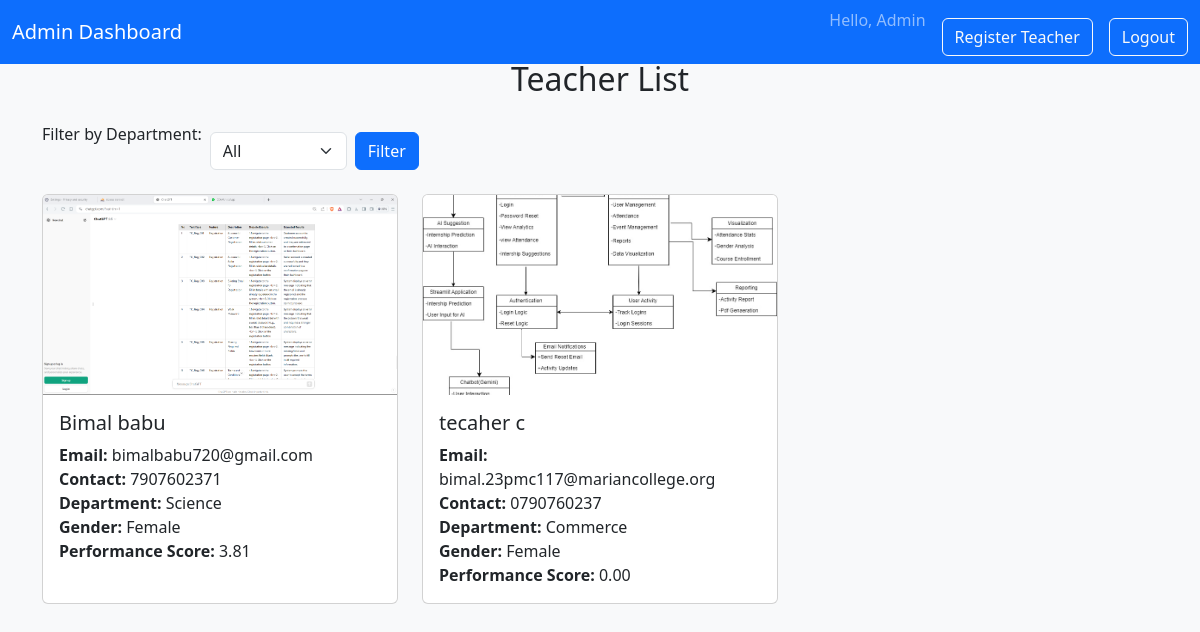
Screenshot of /teachers/ with the database file from the repository.
### school_app/models.py (models this page shows, shortened)
class Teacher(models.Model):
    GENDER_CHOICES = (
        ('M', 'Male'),
        ('F', 'Female'),
        ('O', 'Other'),
    )
    DEPARTMENT_CHOICES = (
        ('science', 'Science'),
        ('commerce', 'Commerce'),
        ('humanities', 'Humanities'),
    )
    teacher_id = models.CharField(max_length=10, unique=True, blank=True, editable=False, primary_key=True)
    user = models.OneToOneField(User, on_delete=models.CASCADE)
    name = models.CharField(max_length=200, validators=[
        MinLengthValidator(2),
        RegexValidator(regex=NAME_REGEX, message='Enter a valid name with alphabets and spaces only')
    ])
    email = models.EmailField(max_length=254, validators=[EmailValidator()])
    contact_number = models.CharField(max_length=15, validators=[
        MinLengthValidator(10),
        RegexValidator(regex=PHONE_REGEX, message='Enter a valid 10-digit phone number')
    ])
    gender = models.CharField(max_length=1, choices=GENDER_CHOICES)
    department = models.CharField(max_length=10, choices=DEPARTMENT_CHOICES)
    hire_date = models.DateField()
    profile_picture = models.ImageField(upload_to='teachers/images/', null=True, blank=True)

### school_app/views.py (the view)
# urls.py: path('teachers/', teacher_list, name='teacher_list'),
def teacher_list(request):
    department = request.GET.get('department')
    if department:
        teachers = Teacher.objects.filter(department=department)
    else:
        teachers = Teacher.objects.all()
    teacher_scores = []
    for teacher in teachers:
        feedbacks = TeacherFeedback.objects.filter(teacher=teacher)
        if feedbacks:
            total_performance_score = 0
            total_positive_sentiment = 0
            total_improvement_sentiment = 0
            total_additional_comments_sentiment = 0
            feedback_count = len(feedbacks)
            for feedback in feedbacks:
                total_performance_score += (
                    feedback.teaching_effectiveness +
                    feedback.clarity_of_explanation +
                    feedback.engagement +
                    feedback.punctuality_time_management +
                    feedback.interaction_with_students +
                    feedback.feedback_support +
                    feedback.classroom_management +
                    feedback.teaching_aids_technology
                )
                total_positive_sentiment += analyze_sentiment(feedback.positive_feedback) if feedback.positive_feedback else 0
                total_improvement_sentiment += analyze_sentiment(feedback.areas_for_improvement) if feedback.areas_for_improvement else 0
                total_additional_comments_sentiment += analyze_sentiment(feedback.additional_comments) if feedback.additional_comments else 0
            avg_performance_score = total_performance_score / (feedback_count * 8)  # Average score out of 10
            composite_sentiment_score = (
                (total_positive_sentiment + total_improvement_sentiment + total_additional_comments_sentiment) / (feedback_count * 3)  # Average sentiment score
            )
            teacher_scores.append({
                'teacher': teacher,
                'avg_performance_score': avg_performance_score,
                'composite_sentiment_score': composite_sentiment_score
            })
        else:
            teacher_scores.append({
                'teacher': teacher,
                'avg_performance_score': 0,
                'composite_sentiment_score': 0
            })
    context = {
        'teacher_scores': teacher_scores,
        'department_choices': Teacher.DEPARTMENT_CHOICES
    }
    return render(request, 'teacher_list.html', context)

### school_app/views.py (called while the page is built)
def analyze_sentiment(text):
    if not text:
        return 0
    sia = SentimentIntensityAnalyzer()
    sentiment_score = sia.polarity_scores(text)['compound']
    return sentiment_score

### templates/teacher_list.html (shortened to what this page needs)
{% load static %}
<!DOCTYPE html>
<html lang="en">
<head>
    <link href="https://cdn.jsdelivr.net/npm/bootstrap@5.3.0/dist/css/bootstrap.min.css" rel="stylesheet">
</head>
<body>
    <nav class="navbar navbar-expand-lg navbar-dark bg-primary fixed-top">
        <div class="container-fluid">
            <a class="navbar-brand" href="{% url 'upload' %}">Admin Dashboard</a>
            <div class="collapse navbar-collapse" id="navbarNav">
                <ul class="navbar-nav ms-auto">
                    <li class="nav-item">
                        <span class="navbar-text me-3">Hello, Admin</span>
                    </li>
                    <li class="nav-item">
                        <a class="btn btn-outline-light me-3" href="{% url 'register_teacher' %}">Register Teacher</a>
                    </li>
                    <li class="nav-item">
                        <a class="btn btn-outline-light" href="{% url 'logout' %}">Logout</a>
                    </li>
                </ul>
            </div>
        </div>
    </nav>
    <div class="container">
        <h2 class="text-center mb-4">Teacher List</h2>
        <form class="d-flex mb-4" method="get" action="">
            <label for="department" class="form-label me-2">Filter by Department:</label>
            <select name="department" id="department" class="form-select me-2" style="width: auto;">
                <option value="">All</option>
            </select>
            <button type="submit" class="btn btn-primary">Filter</button>
        </form>
        <div class="row">
            {% for teacher_score in teacher_scores %}
                <div class="col-md-4 mb-4">
                    <div class="card teacher-card h-100">
                        {% if teacher_score.teacher.profile_picture %}
                            <img src="{{ teacher_score.teacher.profile_picture.url }}" class="card-img-top" alt="{{ teacher_score.teacher.name }}" style="height: 200px; object-fit: cover;">
                        {% else %}
                            <img src="{% static 'images/default-profile.png' %}" class="card-img-top" alt="Default Profile" style="height: 200px; object-fit: cover;">
                        {% endif %}
                        <div class="card-body">
                            <h5 class="card-title">{{ teacher_score.teacher.name }}</h5>
                            <p class="card-text">
                                <strong>Email:</strong> {{ teacher_score.teacher.email }}<br>
                                <strong>Contact:</strong> {{ teacher_score.teacher.contact_number }}<br>
                                <strong>Department:</strong> {{ teacher_score.teacher.get_department_display }}<br>
                                <strong>Gender:</strong> {{ teacher_score.teacher.get_gender_display }}<br>
                                <strong>Performance Score:</strong> {{ teacher_score.avg_performance_score|floatformat:2 }}<br>
                            </p>
                        </div>
                    </div>
                </div>
            {% empty %}
                <p class="text-center">No teachers found.</p>
            {% endfor %}
        </div>
    </div>
</body>
</html>

### templates/teacher_list.html (style rules this page uses)
body { background-color: #f8f9fa; padding-top: 60px; }
.teacher-card { transition: transform 0.3s, box-shadow 0.3s; }
.navbar { margin-bottom: 30px; }
.form-select, .btn { margin-top: 10px; }

### rows the page displays
Teacher: teacher.profile_picture (picture), teacher.name "Bimal babu", teacher.email "bimalbabu720@gmail.com", teacher.contact_number "7907602371", teacher.department "Science", teacher.gender "Female", avg_performance_score "3.81"
Teacher: teacher.profile_picture (picture), teacher.name "tecaher c", teacher.email "bimal.23pmc117@mariancollege.org", teacher.contact_number "0790760237", teacher.department "Commerce", teacher.gender "Female", avg_performance_score "0.00"
